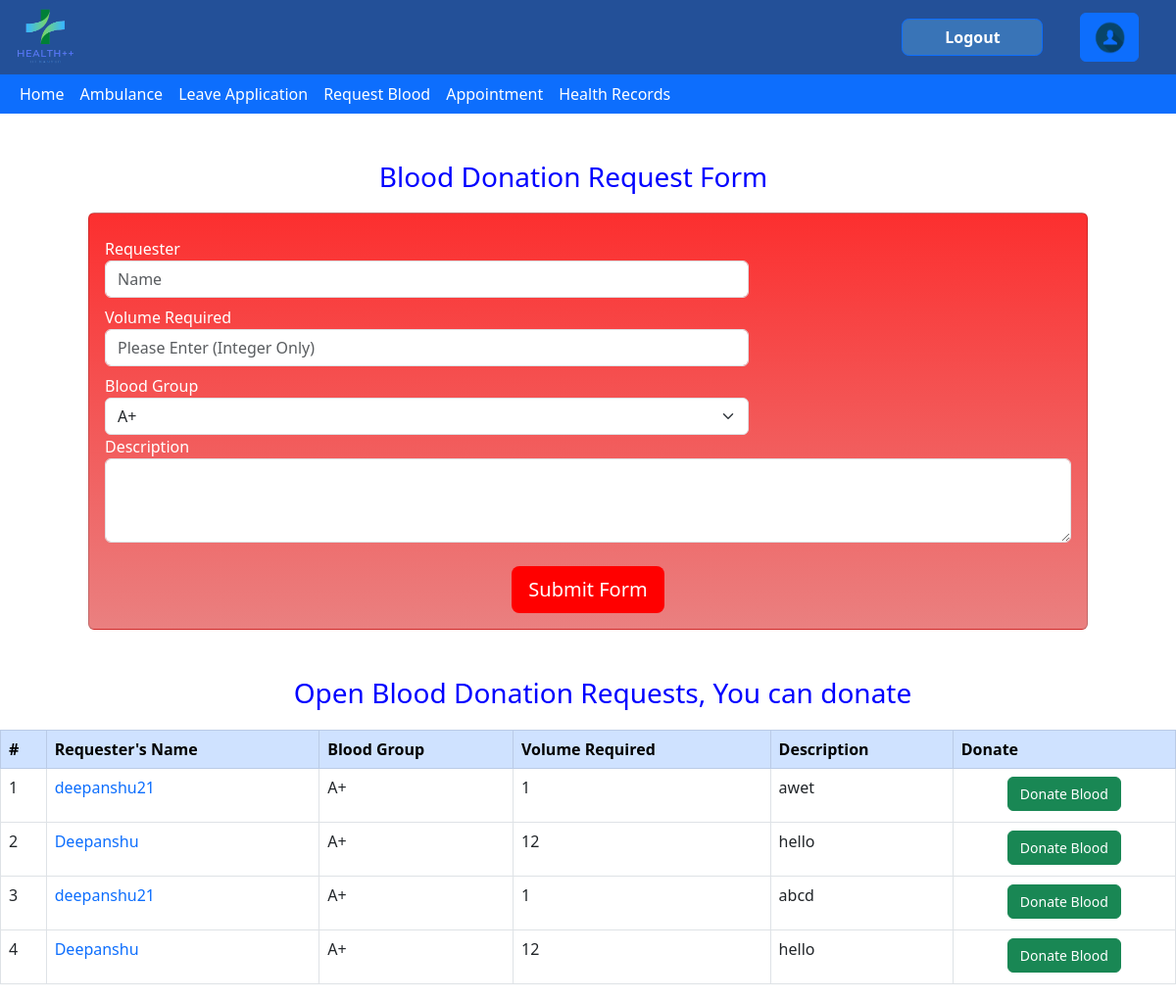
/blood_donate/ (signed in), run on an earlier commit of the app's database.
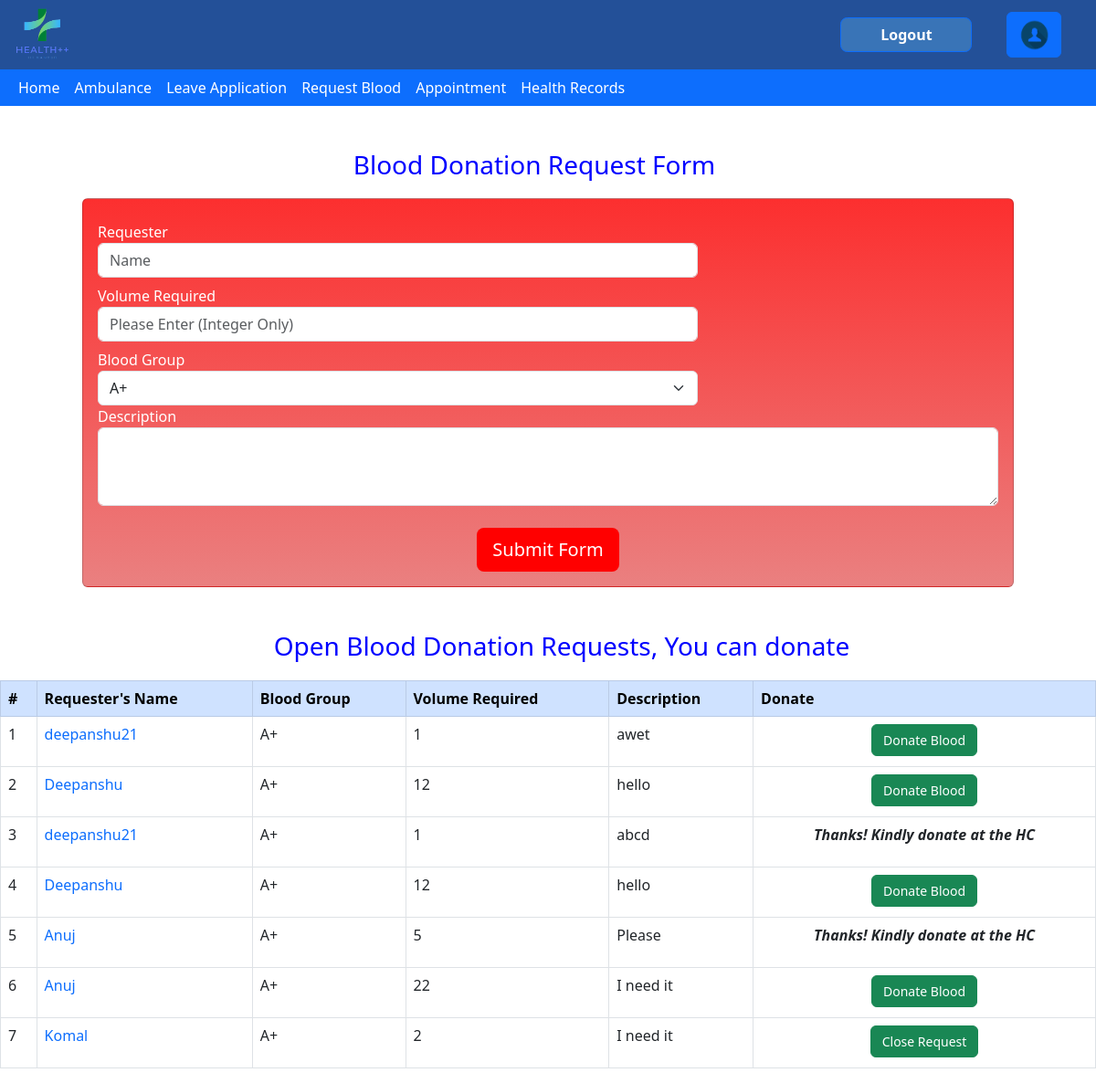
And on a later commit of the database.
### blood_donate/models.py (models this page shows, shortened)
class Bloodrequest(models.Model):
    name = models.CharField(max_length=60)
    volume = models.IntegerField()
    blood_group = models.CharField(max_length=3)
    description = models.CharField(max_length=150)
    user = models.ForeignKey(User, null = True,on_delete=models.CASCADE)
    status = models.BooleanField()
    Donator = models.OneToOneField(donator,null=True,on_delete=models.CASCADE)

### blood_donate/views.py (the view)
# urls.py: path("",views.index,name="index"),
@login_required
def index(request):
    bg=Account.objects.get(user=request.user).BloodG
    if bg =='A+':
        return render(request,"blood_donate/Home.html",{"rows":Bloodrequest.objects.filter(status=True,blood_group=bg )|Bloodrequest.objects.filter(status=True,blood_group='AB+' ),"flag":0})
    elif bg =='O+':
        return render(request,"blood_donate/Home.html",{"rows":Bloodrequest.objects.filter(status=True,blood_group=bg )|Bloodrequest.objects.filter(status=True,blood_group='AB+' )|Bloodrequest.objects.filter(status=True,blood_group='B+')|Bloodrequest.objects.filter(status=True,blood_group='A+'),"flag":0})
    elif bg =='B+':
        return render(request,"blood_donate/Home.html",{"rows":Bloodrequest.objects.filter(status=True,blood_group=bg )|Bloodrequest.objects.filter(status=True,blood_group='AB+' ),"flag":0})
    elif bg =='AB+':
        return render(request,"blood_donate/Home.html",{"rows":Bloodrequest.objects.filter(status=True,blood_group=bg ),"flag":0})
    elif bg =='A-':
        return render(request,"blood_donate/Home.html",{"rows":Bloodrequest.objects.filter(status=True,blood_group=bg )|Bloodrequest.objects.filter(status=True,blood_group='AB+' )|Bloodrequest.objects.filter(status=True,blood_group='AB-' )|Bloodrequest.objects.filter(status=True,blood_group='A+'),"flag":0})
    elif bg =='O-':
        return render(request,"blood_donate/Home.html",{"rows":Bloodrequest.objects.filter(status=True),"flag":0})
    elif bg =='B-':
        return render(request,"blood_donate/Home.html",{"rows":Bloodrequest.objects.filter(status=True,blood_group=bg )|Bloodrequest.objects.filter(status=True,blood_group='AB+' )|Bloodrequest.objects.filter(status=True,blood_group='AB-' )|Bloodrequest.objects.filter(status=True,blood_group='B+'),"flag":0})
    else:
        return render(request,"blood_donate/Home.html",{"rows":Bloodrequest.objects.filter(status=True,blood_group=bg)|Bloodrequest.objects.filter(status=True,blood_group='AB+' ),"flag":0})

### blood_donate/templates/blood_donate/Home.html (shortened to what this page needs)
{% extends 'health/base.html' %}
{% load static%}
{%block content%}
<!DOCTYPE html>
<html>
    <head>
        <link href="https://cdn.jsdelivr.net/npm/bootstrap@5.3.0-alpha1/dist/css/bootstrap.min.css" rel="stylesheet">
    </head>
    <body>
        <div>
            <div class="container-sm mx-6 mt-5">
                <h3 style='color: blue; margin-bottom: 20px; text-align: center; margin-right: 30px;'>
                    Blood Donation Request Form
                </h3>
                <form action="{% url 'submitblood' %}" method="post" class="card p-3 needs-validation mx-5" novalidate style='font-weight:400;background: linear-gradient(rgb(252, 47, 47), rgb(234, 128, 128));'>
                    <div class="form-group row">
                        <div class="col-md-12 col-lg-2 ">
                            <label>
                                <div class=" mt-2 text-white">Requester </div>
                            </label>
                        </div>
                    </div>
                    <div class="col-md-12 col-lg-8 " method="post">
                        <input type="text" name="name" class="form-control float-left" placeholder="Name" required></input>
                    </div>
                    <div class="form-group row ">
                        <div class="col-md-12 col-lg-2">
                            <label>
                                <div class="mt-2 text-white">Volume Required</div>
                            </label>
                        </div>
                    </div>
                    <div class="col-md-12 col-lg-8 " method="post">
                        <input type="integer" required="True" name="volume" class="form-control float-left"placeholder="Please Enter (Integer Only)" />
                    </div>
                    <div class="form-group row ">
                        <div class="col-md-12 col-lg-2 ">
                            <label>
                                <div class=" mt-2 text-white">Blood Group</div>
                            </label>
                        </div>
                    </div>
                    <div class="col-md-12 col-lg-8" method="post">
                        <select name="bloodgrp" class="form-select" required>
                            <option value="A+">A+</option>
                          </select>
                    </div>
                    <div class="form-group" method="post">
                        <label class="text-white">Description</label>
                        <textarea name="text" class="form-control text-left" rows="3"></textarea>
                    </div>
                    <div class="mt-4 text-center">
                        <button type="submit" class="btn btn-lg text-white" style='background-color: #ff0000'>
                            Submit Form
                        </button>
                    </div>
                </form>
            </div>
            <div class="mt-5">
                <h3 style='color: blue;margin-bottom:20px; text-align:center;margin-left:30px;'>Open Blood Donation Requests, You can donate</h3>
                <div class="table-responsive">
                    <table class="table table-bordered table-hover">
                        <thead class="table-primary">
                            <tr>
                                <th scope="col">#</th>
                                <th scope="col">Requester's Name </th>
                                <th scope="col">Blood Group </th>
                                <th scope="col">Volume Required</th>
                                <th scope="col">Description</th>
                                <th scope="col">Donate</th>
                            </tr>
                        </thead>
                        <tbody>
                            {% for r in rows %}
                            {% if user == r.user %}
                            <tr id="row{{forloop.counter}}" onclick="showDetails('{{forloop.counter|escapejs}}')">
                                <td className="font-weight-bold" >{{ forloop.counter }}</td>
                                <td class="text-primary">{{r.name}}</td>
                                <td >{{r.blood_group}}</td>
                                <td > {{r.volume}}</td>
                                <td ><p>{{r.description}}</p></td>
                                <td>
                                    <form method="post" action="{% url 'confirm' %}" style="margin:auto; width: fit-content;" onsubmit="return confirm('Are you sure you want to close this request?')">
                                        <button type="submit" class="btn btn-success" style="font-size: 14;" name="status" value="Close{{r.id}}">Close Request</button>
                                    </form>
                                </td>
                            </tr>
                            {% else %}
                            <tr>
                                <td className="font-weight-bold" >{{ forloop.counter }}</td>
                                <td class="text-primary">{{r.name}}</td>
                                <td >{{r.blood_group}}</td>
                                <td > {{r.volume}}</td>
                                <td ><p>{{r.description}}</p></td>
                                <td>
                                    {% if user.account.Role == 'Receptionist' %}
                                    <form method="post" action="{% url 'confirm' %}" style="margin:auto; width: fit-content;" onsubmit="return confirm('Are you sure you want to close this request?')">
                                        {% csrf_token %}
                                        <input type="hidden" name="id" value={{r.id}}>
                                        <button type="submit" class="btn btn-success" style="font-size: 14;" name="status" value="Close{{r.id}}">Close Request</button>
                                    </form>
                                    {% else %}
                                    <form method="post" action="{% url 'donate' %}" style="margin:auto; width: fit-content;">
                                            {% if user.account.CCID == r.Donator.CCID %}
                                            <strong><em>Thanks! Kindly donate at the HC</em></strong>
                                            {%else%}
                                            <button type="submit" class="btn btn-success" style="font-size: 14;" name="Reqid" value="{{r.id}}">Donate Blood</button>
                                            {%endif%}
                                    </form>
                                    {% endif %}
                                </td>
                            </tr>
                            {% endif %}
                            {% endfor %}
                        </tbody>
                    </table>
                </div>
            </div>
        </div>
    </body>
</html>
{% endblock %}

### health/templates/health/base.html (shortened to what this page needs)
{%load static%}
<head>
    <link href="https://cdn.jsdelivr.net/npm/bootstrap@5.3.0-alpha1/dist/css/bootstrap.min.css" rel="stylesheet">
</head>
{%if user.is_authenticated%}
<body>
    <div>
        <div class="header">
            <a href="{% url 'home'%}">
                <img
                    class="mt-2 mx-3"
                    id="image"
                    src="{% static 'health/images/logo.png'%}"
                    style='width: 60px; height: 60px;'
                    alt="App logo"
                />
            </a>
            <div style="display: flex; justify-content: flex-end; flex-direction: row;">
                <a id="usersign" href="{% url 'logoutUser' %}" class="btn btn-primary">
                    <div class="text-white">Logout</div>
                </a>
                <a href="{%url 'show_profile' %}">
                    <img
                    class="btn btn-primary"
                    id="image"
                    src="{% static 'health/images/common/user_logo.png'%}"
                    style='width: 60px; height: 50px; margin-top:13px; margin-right:10mm;'
                    alt="user icon"
                    />
                </a>
            </div>
        </div>
    </div>
    <div>
        <nav class="navbar navbar-expand-sm bg-primary" style="padding: 0;">
            <div class="container-fluid">
                <div
                    class="navbar-collapse collapse show"
                    id="navbarSupportedContent"
                >
                    <ul class="navbar-nav me-auto mb-2 mb-lg-0">
                        <li class="nav-item">
                            <a class="nav-link" aria-current="page" href="{% url 'home'%}">
                                Home
                            </a>
                        </li>
                        <li class="nav-item">
                            <a class="nav-link" aria-current="page" href="/ambulance">
                                Ambulance
                            </a>
                        </li>
                        <li class="nav-item">
                            {% if user.account.Role == 'DUGC'%}
                            <a class="nav-link" href="{% url 'ViewApplications' %}">
                                Leave Applications
                            </a>
                            {% else%}
                            {%if user.account.Role == 'Student' %}
                            <a class="nav-link" href="{% url 'leave' %}">
                                Leave Application
                            </a>
                            {%endif%}
                            {%endif%}
                        </li>
                        {%if user.account.Role == 'Student' or user.account.Role == 'Receptionist' or user.account.Role == 'Doctor' %}
                        <li class="nav-item">
                            <a class="nav-link" href="/blood_donate">
                                Request Blood
                            </a>
                        </li>
                        {%endif%}
                        {%if user.account.Role == 'Student' or user.account.Role == 'Receptionist' or user.account.Role == 'Doctor'%}
                        <li class="nav-item">
                            <a class="nav-link" href="{% url 'book_appointment'%}">
                                Appointment
                            </a>
                        </li>
                        {% endif %}
                        {% if user.account.Role == 'Student' or user.account.Role == 'Student'%}
                        <li class="nav-item">
                            <a class="nav-link" href="{% url 'health_records'%}">
                                Health Records
                            </a>
                        </li>
                        {% elif user.account.Role == 'Receptionist' or user.account.Role == 'Doctor'%}
                        <li class="nav-item">
                            <a class="nav-link" href="{% url 'home_health_record'%}">
                                Heath Records
                            </a>
                        </li>
                        {% endif%}
                    </ul>
                </div>
            </div>
        </nav>
    </div>
    {% endif %}
</body>
{%block content%}
{%endblock%}

### health/templates/health/base.html (style rules this page uses)
.header { width: 100%; height: 20mm; background-color: #235098; }
#image { float: left; }
#usersign { float: right; background-color:rgb(57, 116, 183); background-repeat: no-repeat; margin-top:5mm; border-radius: 2mm; margin-left: 5mm; margin-right: 10mm; font-weight: bold; width: 9em; height: 10mm; }
.navbar .navbar-nav .nav-item .nav-link { color: white; }

What changed in the data, as far as the page shows it:
changed Bloodrequest "abcd": Donator_id "Donate Blood" → "Thanks! Kindly donate at the HC"
added Bloodrequest: name "Anuj", blood_group "A+", volume "5", description "Please", shows "Thanks! Kindly donate at the HC"
added Bloodrequest: name "Anuj", blood_group "A+", volume "22", description "I need it", {{ r.id }} 12 (drawn)
added Bloodrequest: name "Komal", blood_group "A+", volume "2", description "I need it"
